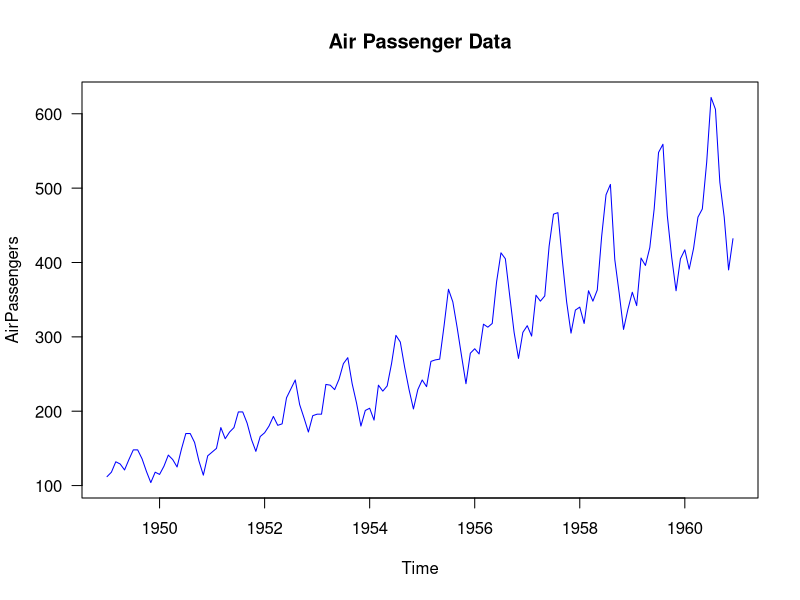

Write the R code that produced this figure. (Note: this script raises an error after producing the figure.)
## ---- chunk 1
plot(AirPassengers,las=1,col="blue",main="Air Passenger Data")

## ---- chunk 2
seasonplot(AirPassengers,las=1,main="Seasonal Plot")
## ---- chunk 3
monthplot(AirPassengers,las=1,main="Month Plot")
## ---- chunk 4
fit <- stl(log(co2), s.window = 20, t.window = 20)
plot(fit)
op <- par(mfrow = c(2,2))
monthplot(co2, ylab = "data", cex.axis = 0.8)
monthplot(fit, choice = "seasonal", cex.axis = 0.8)
monthplot(fit, choice = "trend", cex.axis = 0.8)
monthplot(fit, choice = "remainder", type = "h", cex.axis = 0.8)
par(op)
